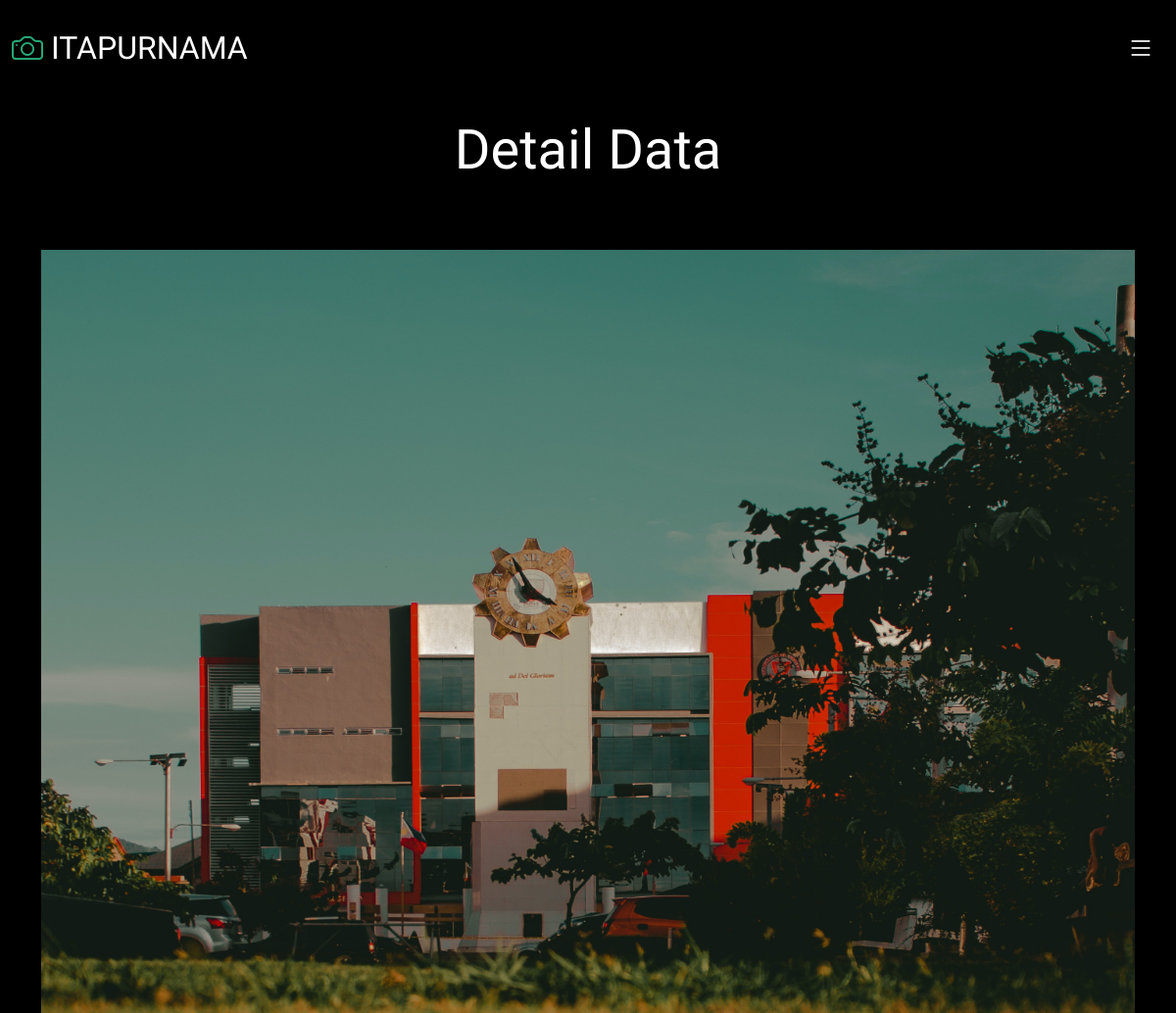
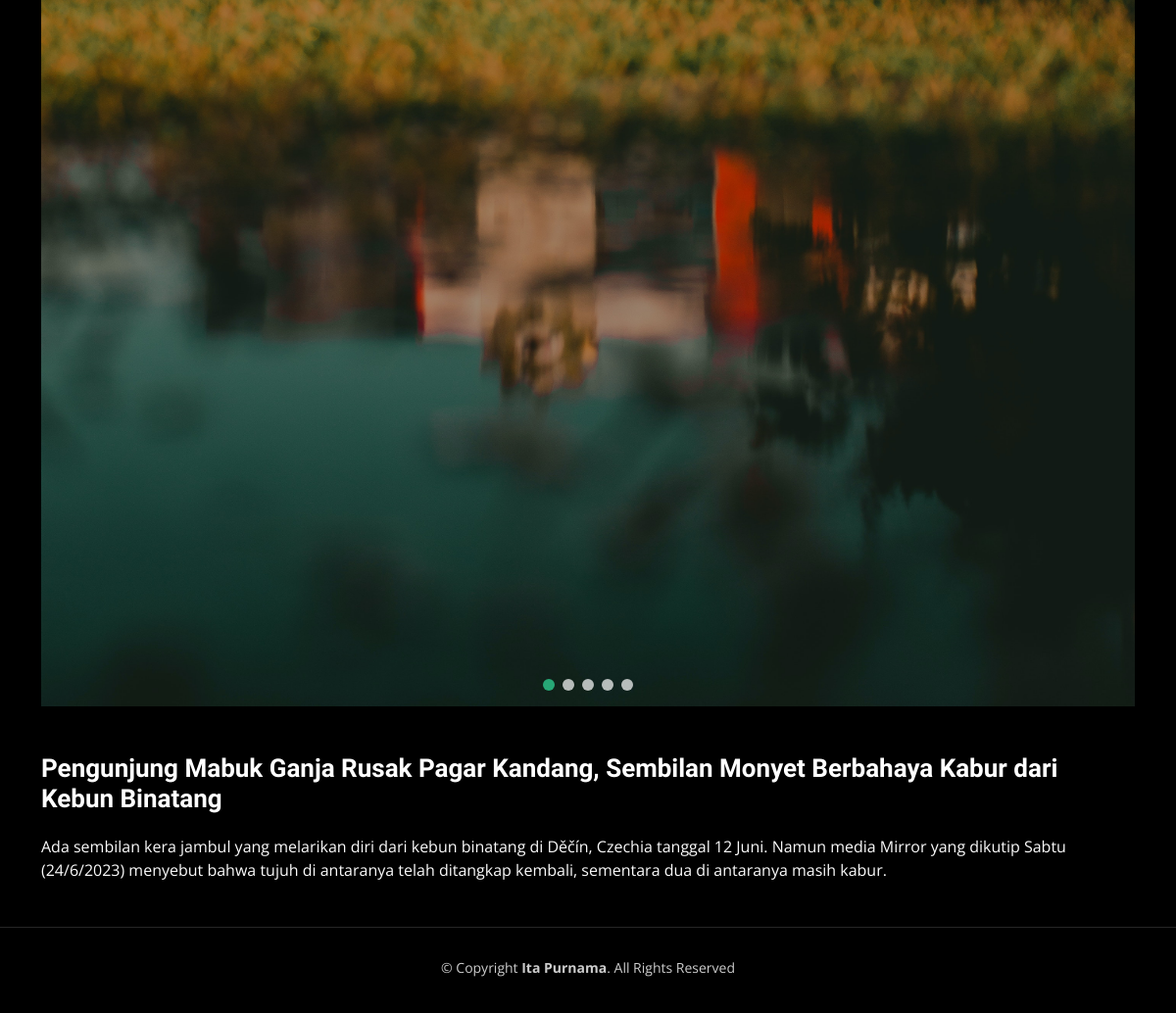
Page /itapurnama/frontend/gallery-single.php?id=4 on the committed database (2 pictures, top to bottom).
### tables this page shows
CREATE TABLE `product` (
  `id` int(11) NOT NULL,
  `judul` varchar(255) NOT NULL,
  `deskripsi` text NOT NULL,
  `gambar` varchar(255) NOT NULL
);

### itapurnama/frontend/gallery-single.php (the view, shortened to what this page needs)
<!DOCTYPE html>
<html lang="en">
<head>
  <link href="assets/vendor/bootstrap/css/bootstrap.min.css" rel="stylesheet">
  <link href="assets/vendor/bootstrap-icons/bootstrap-icons.css" rel="stylesheet">
  <link href="assets/vendor/swiper/swiper-bundle.min.css" rel="stylesheet">
  <link href="assets/vendor/glightbox/css/glightbox.min.css" rel="stylesheet">
  <link href="assets/vendor/aos/aos.css" rel="stylesheet">
  <link href="assets/css/main.css" rel="stylesheet">
</head>
<body>
  <header id="header" class="header d-flex align-items-center fixed-top">
    <div class="container-fluid d-flex align-items-center justify-content-between">
      <a href="index.php" class="logo d-flex align-items-center  me-auto me-lg-0">
        <i class="bi bi-camera"></i>
        <h1>ITAPURNAMA</h1>
      </a>
      <i class="mobile-nav-toggle mobile-nav-show bi bi-list"></i>
    </div>
  </header>
  <main id="main" data-aos="fade" data-aos-delay="1500">
    <div class="page-header d-flex align-items-center">
      <div class="container position-relative">
        <div class="row d-flex justify-content-center">
          <div class="col-lg-6 text-center">
            <h2>Detail Data</h2>
          </div>
        </div>
      </div>
    </div>
    <section id="gallery-single" class="gallery-single">
      <div class="container">
        <div class="position-relative h-100">
          <div class="slides-1 portfolio-details-slider swiper">
            <div class="swiper-wrapper align-items-center">
               <?php
                    include 'koneksi.php';
                    $data = mysqli_query($koneksi,"select * from product");
                    while($d = mysqli_fetch_array($data)){
                    ?>
              <div class="swiper-slide">
                <img src="../backend/gambar/<?php echo $d['gambar'];?>" class="img-fluid" alt="" style="width:1500px;height:1500px;">
              </div>
            <?php
                        }
                        ?>
            </div>
            <div class="swiper-pagination"></div>
          </div>
        </div>
        <div class="row justify-content-between gy-4 mt-4">
<?php
                                    include 'koneksi.php';
                                    $id = $_GET['id'];
                                    $data = mysqli_query($koneksi,"select * from product where id='$id'");
                                    while($d = mysqli_fetch_array($data)){
                                        ?>
          <div class="col-lg-12">
            <div class="portfolio-description">
              <h2><?php echo $d['judul']; ?></h2>
              <p>
               <?php echo $d['deskripsi']; ?>
              </p>
            </div>
          </div>
 <?php
                        }
                        ?>
        </div>
      </div>
    </section>
  </main>
  <footer id="footer" class="footer">
    <div class="container">
      <div class="copyright">
        &copy; Copyright <strong><span>Ita Purnama</span></strong>. All Rights Reserved
      </div>
      <div class="credits">
      </div>
    </div>
  </footer>
</body>
</html>

### itapurnama/frontend/assets/css/main.css (style rules this page uses)
:root { --font-default: "Open Sans", system-ui, -apple-system, "Segoe UI", Roboto, "Helvetica Neue", Arial, "Noto Sans", "Liberation Sans", sans-serif, "Apple Color Emoji", "Segoe UI Emoji", "Segoe UI Symbol", "Noto Color Emoji"; --font-primary: "Inter", sans-serif; --font-secondary: "Cardo", sans-serif; }
:root { --color-default: #fafafa; --color-primary: #27a776; --color-secondary: #161718; }
:root { scroll-behavior: smooth; }
body { font-family: var(--font-default); color: var(--color-default); background-color: #000; }
a { color: var(--color-primary); text-decoration: none; }
h1, h2, h3, h4, h5, h6 { font-family: var(--font-primary); }
.page-header { padding: 120px 0 60px 0; min-height: 30vh; position: relative; }
.page-header h2 { font-size: 56px; font-weight: 500; color: #fff; font-family: var(--font-secondary); }
.header { transition: all 0.5s; z-index: 997; padding: 30px 0; background-color: #000; }
.header .logo { transition: 0.3s; }
.header .logo h1 { font-size: 32px; margin: 0; font-weight: 400; color: #fff; font-family: var(--font-secondary); }
.header .logo i { font-size: 32px; margin-right: 8px; line-height: 0; }
@media (max-width: 1279px) { .mobile-nav-show { color: #fff; font-size: 28px; cursor: pointer; line-height: 0; transition: 0.5s; z-index: 9999; margin: 0 10px 0 10px; } }
.gallery-single .portfolio-details-slider img { width: 100%; }
.gallery-single .portfolio-description h2 { font-size: 26px; font-weight: 700; margin-bottom: 20px; color: #fff; font-family: var(--font-secondary); }
.gallery-single .portfolio-description p { padding: 0; }
.footer { margin-top: 30px; padding: 30px 0; font-size: 14px; border-top: 1px solid rgba(255, 255, 255, 0.15); }
.footer .copyright { text-align: center; color: rgba(255, 255, 255, 0.8); }
.footer .credits { padding-top: 6px; text-align: center; font-size: 13px; color: rgba(255, 255, 255, 0.8); }

### rows in the picture
product: gambar (picture)
product: judul "Pengunjung Mabuk Ganja Rusak Pagar Kandang, Sembilan Monyet Berbahaya Kabur dari Kebun Binatang", deskripsi "Ada sembilan kera jambul yang melarikan diri dari kebun binatang di Děčín, Czechia tanggal 12 Juni. Namun media Mirror yang dikutip Sabtu (24/6/2023) menyebut bahwa tujuh di antaranya telah ditangkap kembali, sementara dua di antaranya masih kabur."
